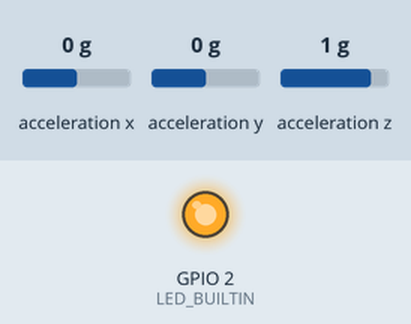
This sketch was run on a simulated ESP8266 (NodeMCU). Shown: output pins drawn as LEDs (lit = HIGH, except the on-board LED, lit = LOW). Inputs (shaded band) come from the test bench; at power-on: acceleration x 0 g, acceleration y 0 g, acceleration z 1 g. WiFi joins after 1.5 s; servers stay silent unless stated; what the sketch prints to the serial monitor is not drawn.

Above: at 0.1 s.
At 1.6 s:
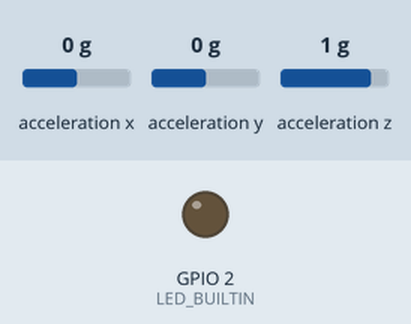
Timing chart, 0 to 3.8 s (numbered marks = the images above):
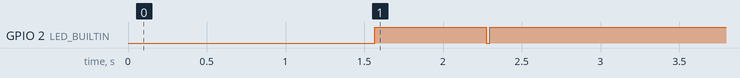

The sketch:

DG2019_NoteSelector.ino
```cpp
/**
  Title:    Chimes

  Event:    Digital Graffiti 2019

  Purpose:  To classify a measurement of an accelerometer into
            one of serveral categories. The classification is then
            sent to a video server and an audio server via OSC UDP
            over WiFi.

            This firmware determine how high someone is swinging,
            and then sends the classification to the host computer
            once the swing enters the zone.

            The OSC message will have a unique address for each sensor.
            This OSC address will be used to the identify which sensor
            is sending the system values.

            There are three classifications: NOTE_A, NOTE_B, NOTE_C.
            They report char values of '1', '2', '3'.

            The zone is the physical, lowest point of the swing. Its
            value is determined by NOTE_A. Accelerometer values that
            are lessthan NOTE_A are considered to be inside the zone
            and will not report a note until the swing raises above
            NOTE_A.

  Hardware: Microcontroller - Adafruit HUZZAH with ESP8266
            Accelerometer   - Adafruit MMA8451
            Battery         - Lithium Ion 3.7v 2200 mAh

  Hook-Up:  The accelerometer communicates over the I2C bus on the HUZZAH.
            This makes for a simple wiring. The accelerometer grabs power
            from the 3V pin on the HUZZAH and ground from the HUZZAH's GND pin.

  Diagram:

                                   ________________________________
                                  |                                |
                                  |   3.7 2200 mAh Lithium Ion     |
                                  |__|_____________________________|
                           __________|__________________________
                          |   _______|______________________    |
   _________________      |  |     __|______________________|___|__
  |                 |     |  |    | BAT                    SCL SDA |
  |                 |     |  |    |                                |
  |     MMA8451     |     |  |    |                                |
  |                 |     |  |    |        Adafruit HUZZAH         |
  |                 |     |  |    |                                |
  | VIN GND SCL SDA |     |  |    | 3V  GND                        |
  |__|___|___|___|__|     |  |    |_|____|_________________________|
     |   |   |   |        |  |      |    |
     |   |   |   |________|  |      |    |
     |   |   |_______________|      |    |
     |   |__________________________|____|
     |______________________________|

  @author   Kaiman Walker
  @email    walkerkaiman@gmail.com
  @version  1.1 // April 11, 2019
*/

// Accelerometer Libraries
#include <Wire.h>
#include <Adafruit_MMA8451.h>
#include <Adafruit_Sensor.h>

// WiFi Libraries
#include <ESP8266WiFi.h>
#include <WiFiUdp.h>

// WiFi Network Settings
const char         NETWORK   []  = "Chimes";
const char         PASSWORD  []  = "chimes123";
const IPAddress    SOUND_IP (192, 168, 0, 101);
const IPAddress    VIDEO_IP (192, 168, 0, 161);

// UDP Message Settings
WiFiUDP udp;
const unsigned int NOTE_DELAY    = 750;
const unsigned int MESSAGE_DELAY = 10;
const unsigned int LOCAL_PORT    = 9000;
const unsigned int REMOTE_PORT   = 8000;

// Board Settings
const unsigned int BAUD_RATE     = 115200;

// Classifier Settings
const byte         NAME          = 'A';
const byte         NOTE_A        = 50;
const byte         NOTE_B        = 100;
const byte         NOTE_C        = 200;

// The following is assigned at runtime. Do not assign here.
Adafruit_MMA8451 mma = Adafruit_MMA8451();
WiFiUDP Udp;

byte    highestSwing, currentSwing;
boolean inZone, prevInZone;

void setup() {
  // Microcontroller Initialization
  pinMode(LED_BUILTIN, OUTPUT);
  Serial.begin(BAUD_RATE);

  // Accelerometer Initialization
  if (mma.begin() == false) {
    Serial.println("Couldnt start tilt sensor");
    while (true); // This will cause the board to timeout and force a restart
  }

  mma.setRange(MMA8451_RANGE_2_G);

  // WiFi Initialization
  WiFi.mode(WIFI_STA);
  Serial.println();
  Serial.println();
  Serial.print("Connecting to ");
  Serial.println(NETWORK);
  WiFi.begin(NETWORK, PASSWORD);

  while (WiFi.status() != WL_CONNECTED) {
    Serial.print('.');
    delay(500);
  }

  Serial.println();
  Serial.print("Connected! IP address: ");
  Serial.println(WiFi.localIP());
  Serial.printf("UDP server on port %d\n", LOCAL_PORT);

  Udp.begin(LOCAL_PORT);
  Serial.print("Local port: ");
  Serial.println(Udp.localPort());

  // Initialize global flags and variables
  highestSwing = 0;
  currentSwing = 0;

  digitalWrite(LED_BUILTIN, HIGH);

  sendNote('0');
}

void loop() {
  updateStates();

  // If we endered the zone in this frame
  if (prevInZone == false && inZone == true) {
    char newNote = classifyNote(highestSwing);

    Serial.println("Sending Note: ");
    Serial.println(newNote);
    Serial.println(highestSwing);
    sendNote(newNote);
  }

  prevInZone = inZone;
}

/**
    updateStates

    This updates the global variables and global flags on each frame.

    @param none
    @return none
*/

void updateStates () {
  currentSwing = getSwingAmount();
  inZone = currentSwing < NOTE_A;

  // If the swing is out of the zone and the swing is still rising
  if (inZone == false && currentSwing > highestSwing) {
    highestSwing = currentSwing; // Set a new highest value.
  }
}


/**
     getSwingAmount

     This function is trying to determine how high someone
     is swinging. The direction or speed is not a concern.

     This reads and maps the sensor value so it can be sent
     to the host computer when it is in debug mode. UDP can
     only send bytes so this is why the mapping is necessary.

     @param none
     @return byte An always positive magnitude of the swing's tilt amount.
*/

byte getSwingAmount () {
  // Read values from the sensor
  mma.read();

  // Calculate and map the magnitude
  const int RAW = abs(mma.x) + abs(mma.y);
  const int SCALED = map(RAW, 0, 4000, 0, 255);
  const byte CONSTRAINED = (byte)constrain(SCALED, 0, 255);

  return CONSTRAINED;
}


/**
    classifyNote

    This function runs when the swing enters the zone. It classifies
    the note from the height of the swing.

    Any swing height that is less that the NOTE_A threshold isn't
    registered as a note. Any note greater than the NOTE_D threshold
    is classified as NOTE_D.

    @param byte The swing height to be used for classification.
    @return char The classified note
*/

char classifyNote (byte swing) {
  char classification = '1';

  if (swing >= NOTE_B && swing < NOTE_C) {
    classification = '2';
  } else if (swing >= NOTE_C) {
    classification = '3';
  }

  return classification;
}

/**
    sendNote

    This function creates a UDP package and sends the char note
    to the remote host computer.

    The first element in the UDP package is the name of the sensor
    so the host computer is able to tell the sensors apart without
    referencing the dynamic IP addresses.

    @param char The classified note to be sent
    @return none
*/

void sendNote (char note) {
  // Package the data to be sent as UDP
  char udpPacket [] = {NAME, note};

  // Send a message to the sound computer
  udp.beginPacket(SOUND_IP, REMOTE_PORT);
  udp.write(udpPacket);
  udp.endPacket();

  // Blink the LED
  digitalWrite(LED_BUILTIN, LOW);
  delay(MESSAGE_DELAY);
  digitalWrite(LED_BUILTIN, HIGH);

  // Send a message to the video computer
  udp.beginPacket(VIDEO_IP, REMOTE_PORT);
  udp.write(udpPacket);
  udp.endPacket();

  // Blink the LED
  digitalWrite(LED_BUILTIN, LOW);
  delay(MESSAGE_DELAY);
  digitalWrite(LED_BUILTIN, HIGH);

  // Report the process for debugging
  Serial.println("Note Sent");
  Serial.println();

  // Reset the highest swing when you send a note.
  highestSwing = 0;
  delay(NOTE_DELAY);
}
```

Measured:
- by itself, GPIO 2 (LED_BUILTIN): HIGH → LOW at 2.3 s, → HIGH 0.02 s later
